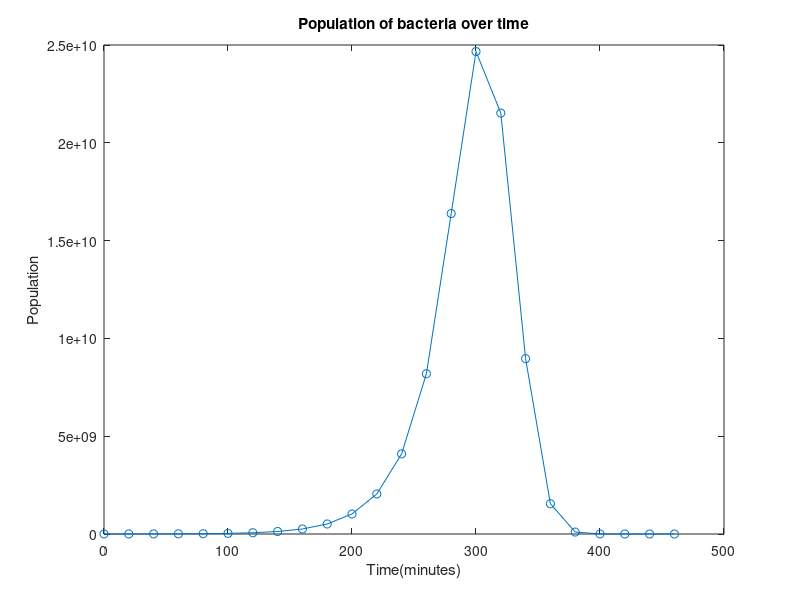

This figure's MATLAB source:
%3 recombinases case
r1 = 0.99;
r2 = 0.9;
r3 = 0.8;
r4 = 0.78;
t_recom = 20; %Approximate time of recombination in minutes
p_0 = 1000000; %initial population andan 1 000 000
n = 4; %n is equals the number of recombinases
%There will be 2^n -1 nodes/leaves in the tree
sequence = 1;
%Sacar acumulado de cuantas bacterias han existido
%Relacionar con temas de bioprocesos
%Ingenieria inversa, pov cientifico
for i = 1:2^n -1
    for j = 1:n
        if mod(i,2^j)==2^(j-1)
            s1 = "r";
            s2 = int2str(j);
            s = strcat(s1,s2);
            if strcmp(s,"r1")
                k = r1;
            elseif strcmp(s,"r2")
                k = r2;
            elseif strcmp(s,"r3")
                k = r3;
            else
                k = r4;
            end
            break
        end
    end
sequence = [sequence k];
end
sequence(1) = [];

PM = zeros(2^n);
PM(2^n,2^n) = 1;
for i = 1:2^n - 1
    PM(i,i) = 1-sequence(i); %Fill Probability Matrix
    PM(i,i+1) = sequence(i);
end

PM(3,3) = 0.19;
PM(3,4) = 0.81;
vector = zeros(2^n,1);
vector(1,1) = 1;
f = transpose(PM)*vector;
prob = 0;
while f(end)<0.999
    f = transpose(PM)*f;
    prob = [prob f(end)];
end

suma = p_0;
for i=1:size(prob,2)
    actual = p_0(i) - round(p_0(i)*prob(i)); %floor
    suma = [suma  2*actual];
    p_0 = [p_0 2*actual];
end

time = 1:size(p_0,2);

time = (time*t_recom)-t_recom;

bac = 0;
for i=1:size(suma,2)
    bac = bac + suma(i);
end

bac

figure(1)
plot(time,p_0,'-o')
title('Population of bacteria over time')
xlabel('Time(minutes)') 
ylabel('Population') 